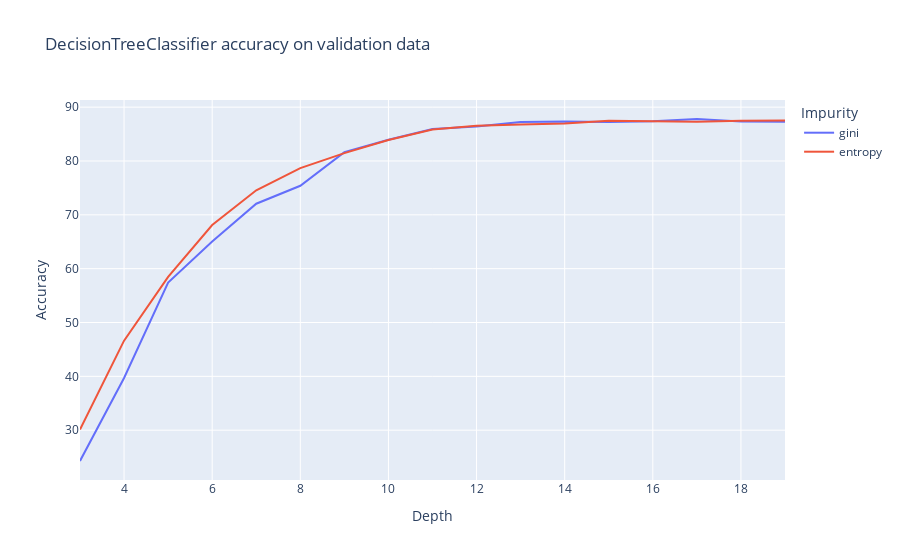

The code cell stored with this chart in its notebook:
### Code cell
#Plotting data
df = pd.DataFrame(df, columns = ['Depth', 'Impurity', 'Accuracy'])
px.line(df, x="Depth", y = 'Accuracy', color='Impurity', title="DecisionTreeClassifier accuracy on validation data")

### Figure 1 — Plotly figure (JSON) as saved in the notebook; plotly's stock layout.template omitted (floating-point values rounded to 4 significant figures)
{"data": [{"hovertemplate": "Impurity=gini<br>Depth=%{x}<br>Accuracy=%{y}<extra></extra>", "legendgroup": "gini", "line": {"color": "#636efa", "dash": "solid"}, "mode": "lines", "name": "gini", "orientation": "v", "showlegend": true, "type": "scatter", "x": [3, 4, 5, 6, 7, 8, 9, 10, 11, 12, 13, 14, 15, 16, 17, 18, 19], "xaxis": "x", "y": [24.28, 39.7, 57.43, 65.04, 72.07, 75.4, 81.65, 83.95, 85.93, 86.43, 87.24, 87.35, 87.24, 87.39, 87.8, 87.32, 87.3], "yaxis": "y"}, {"hovertemplate": "Impurity=entropy<br>Depth=%{x}<br>Accuracy=%{y}<extra></extra>", "legendgroup": "entropy", "line": {"color": "#EF553B", "dash": "solid"}, "mode": "lines", "name": "entropy", "orientation": "v", "showlegend": true, "type": "scatter", "x": [3, 4, 5, 6, 7, 8, 9, 10, 11, 12, 13, 14, 15, 16, 17, 18, 19], "xaxis": "x", "y": [30.12, 46.63, 58.47, 68.11, 74.55, 78.67, 81.47, 83.89, 85.87, 86.54, 86.79, 86.97, 87.47, 87.44, 87.3, 87.49, 87.52], "yaxis": "y"}], "layout": {"legend": {"title": {"text": "Impurity"}, "tracegroupgap": 0}, "title": {"text": "DecisionTreeClassifier accuracy on validation data"}, "xaxis": {"anchor": "y", "domain": [0, 1], "title": {"text": "Depth"}}, "yaxis": {"anchor": "x", "domain": [0, 1], "title": {"text": "Accuracy"}}}}
